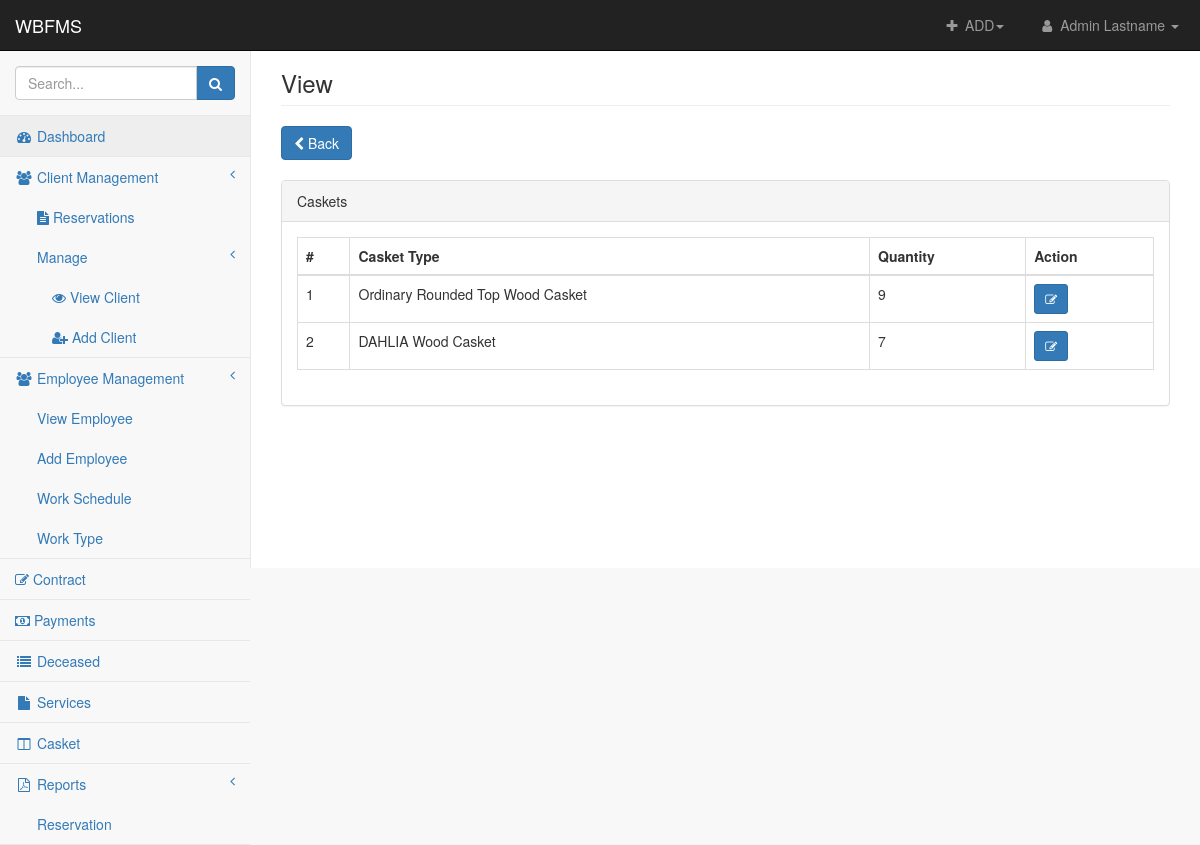
The page /admin/view-inventory.php (signed in) on the database as committed earlier.
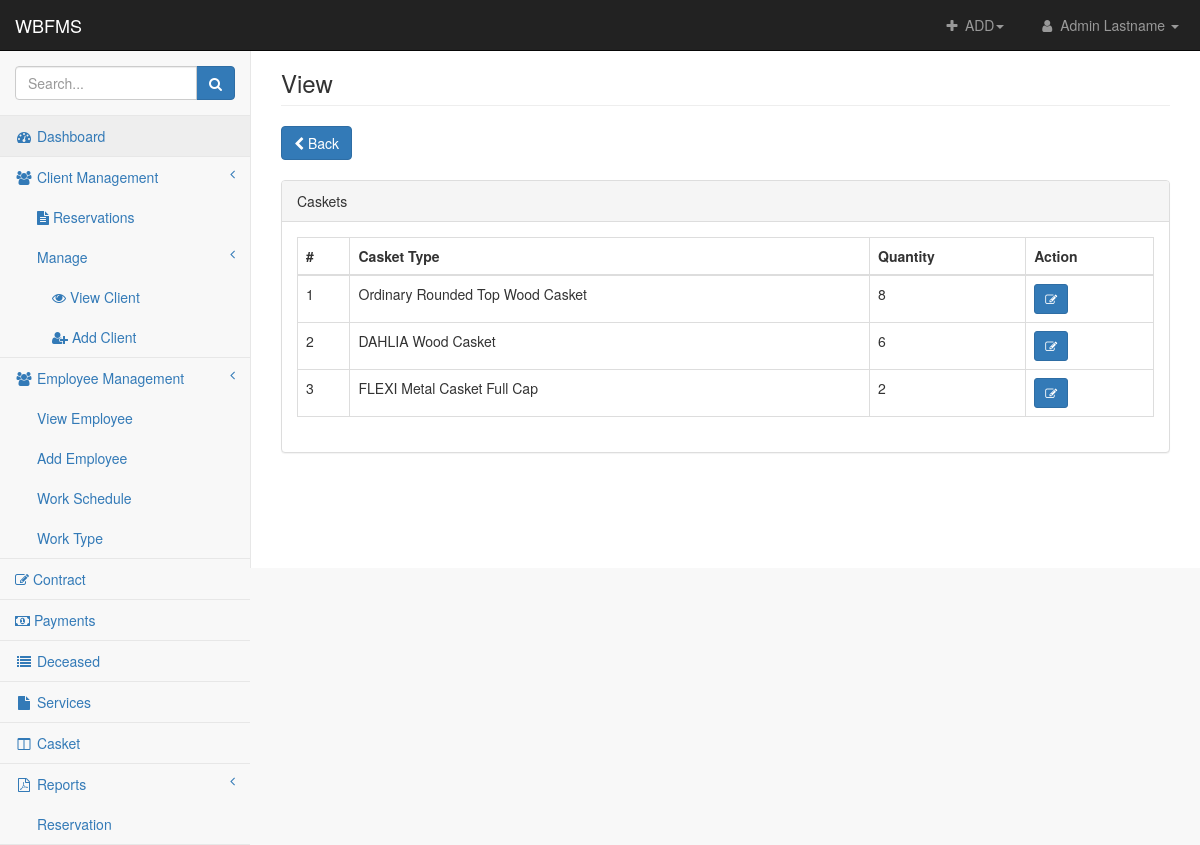
The same page on the database as committed later.
### tables this page shows
CREATE TABLE `casket` (
  `casket_id` int(11) NOT NULL,
  `casket_type` text NOT NULL,
  `amount` double(10,2) NOT NULL,
  `image` varchar(255) NOT NULL,
  `service_id` int(11) NOT NULL
);

CREATE TABLE `casket_qty` (
  `casket_qty_id` int(11) NOT NULL,
  `quantity` int(11) NOT NULL,
  `casket_id` int(11) NOT NULL,
  `branch_id` int(11) NOT NULL
);

### admin/includes/session.php (called while the page is built, shortened)
<?php
	include 'db-connection.php';
	$sql = "SELECT * FROM admin LEFT JOIN branches ON admin.branch_id = branches.branch_id WHERE admin.admin_id = '".$_SESSION['admin']."' AND branches.branch_id = '".$_SESSION['branch']."'";
	$query = $conn->query($sql);
	$user = $query->fetch_assoc();
?>

### admin/view-inventory.php (the view, shortened to what this page needs)
<?php include 'includes/header.php' ?>
<body>
<div id="wrapper">
    <?php include 'includes/nav.php' ?>
    <?php include 'includes/sidebar.php' ?>
    <div id="page-wrapper">
        <div class="container-fluid">
            <div class="row">
                <div class="col-lg-12">
                    <h3 class="page-header">View</h3>
                </div>
            </div>
            <div class="row">
                <div class="col-md-5">
                    <a href="casket.php" class="btn btn-primary"><i class="fa fa-chevron-left"></i> Back</a>
                </div>
            </div>
            <br>
            <div class="row">
                <div class="col-lg-12">
                    <div class="panel panel-default">
                        <div class="panel-heading">
                            Caskets
                        </div>
                        <div class="panel-body">
                            <div class="table-responsive">
                                <table class="table table-bordered table-hover" id="dataTables-example">
                                    <thead>
                                        <th>#</th>
                                        <th>Casket Type</th>
                                        <th>Quantity</th>
                                        <th>Action</th>
                                    </thead>
                                        <?php
                                            $select_casket =    "SELECT * FROM casket
                                                                LEFT JOIN service ON service.service_id = casket.service_id
                                                                LEFT JOIN casket_qty ON casket_qty.casket_id = casket.casket_id
                                                                LEFT JOIN branches ON branches.branch_id = casket_qty.branch_id
                                                                WHERE branches.branch_id = '".$user['branch_id']."'";
                                            $query = $conn->query($select_casket);
                                            $no=1;
                                            while($row = $query->fetch_assoc()) { ?>
                                                <tr>
                                                    <td><?php echo $no; ?></td>
                                                    <td><?php echo $row['casket_type']; ?></td>
                                                    <td><?php echo $row['quantity']; ?>
                                                    <td><button class="add-quantity btn btn-primary btn-sm pull-center" data-id="<?php echo $row['casket_qty_id']; ?>"><i class="fa fa-edit"></i> </button></td>
                                                </tr>
                                             <?php $no++; }
                                        ?>
                                </table>
                            </div>
                        </div>
                    </div>
                </div>
            </div>
        </div>
    </div>
    </div>
</body>
</html>

Rows that differ between the two databases and show on the page:
changed casket "Ordinary Rounded Top Wood Casket": casket_qty.quantity "9" → "8"
changed casket "DAHLIA Wood Casket": casket_qty.quantity "7" → "6"
now on this page (row edited): casket: casket_type "FLEXI Metal Casket Full Cap", casket_qty.quantity "2"
